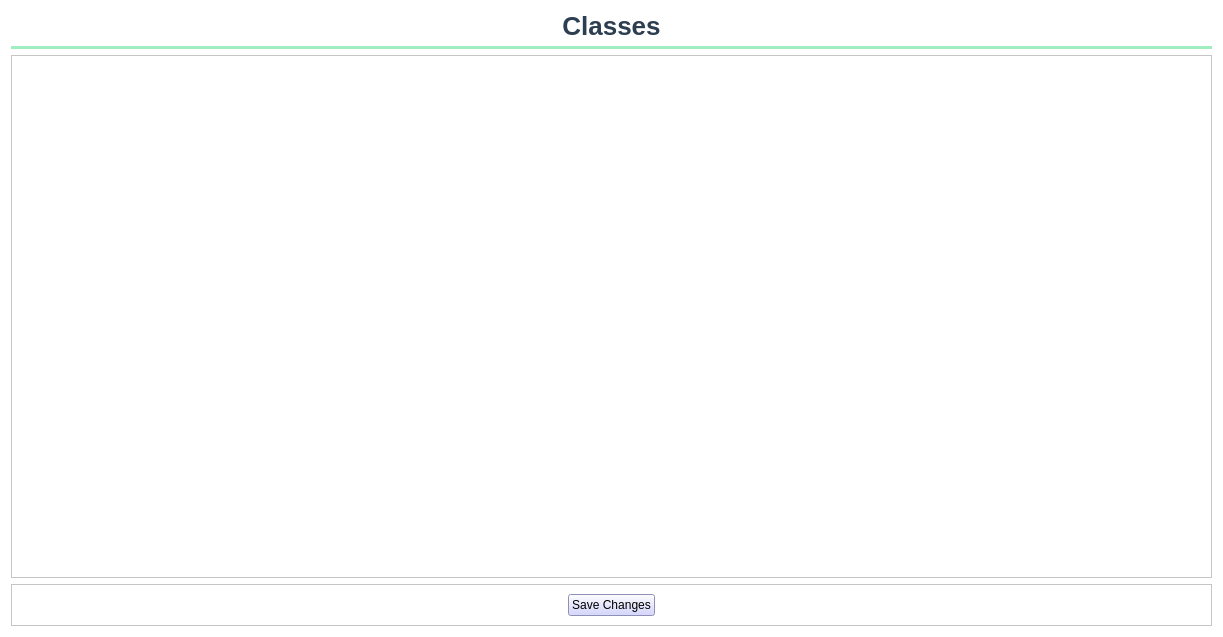
<?xml version="1.0" encoding="UTF-8"?>
<ui version="4.0">
 <class>td_classes</class>
 <widget class="QWidget" name="td_classes">
  <property name="geometry">
   <rect>
    <x>0</x>
    <y>0</y>
    <width>1223</width>
    <height>637</height>
   </rect>
  </property>
  <property name="windowTitle">
   <string>Form</string>
  </property>
  <property name="styleSheet">
   <string notr="true">background-color: rgb(255, 255, 255);</string>
  </property>
  <layout class="QVBoxLayout" name="verticalLayout">
   <item>
    <widget class="QLabel" name="label_2">
     <property name="styleSheet">
      <string notr="true">color: #2c3e50;
    font-size: 26px;
    font-weight: bold;
    font-family: &quot;Segoe UI&quot;;
    background-color: transparent;
    padding-bottom: 5px;
    border-bottom: 3px solid #a0eec0;</string>
     </property>
     <property name="text">
      <string>Classes</string>
     </property>
     <property name="alignment">
      <set>Qt::AlignmentFlag::AlignCenter</set>
     </property>
    </widget>
   </item>
   <item>
    <widget class="QTableWidget" name="tableWidget"/>
   </item>
   <item>
    <widget class="QFrame" name="frame">
     <property name="frameShape">
      <enum>QFrame::Shape::StyledPanel</enum>
     </property>
     <property name="frameShadow">
      <enum>QFrame::Shadow::Raised</enum>
     </property>
     <layout class="QHBoxLayout" name="horizontalLayout">
      <item>
       <spacer name="horizontalSpacer">
        <property name="orientation">
         <enum>Qt::Orientation::Horizontal</enum>
        </property>
        <property name="sizeHint" stdset="0">
         <size>
          <width>40</width>
          <height>20</height>
         </size>
        </property>
       </spacer>
      </item>
      <item>
       <widget class="QPushButton" name="saveChangesBtn">
        <property name="styleSheet">
         <string notr="true">background-color: rgb(199, 200, 255);
color: rgb(0, 0, 0);
font: 700 10pt &quot;Segoe UI&quot;;</string>
        </property>
        <property name="text">
         <string>Save Changes</string>
        </property>
       </widget>
      </item>
      <item>
       <spacer name="horizontalSpacer_2">
        <property name="orientation">
         <enum>Qt::Orientation::Horizontal</enum>
        </property>
        <property name="sizeHint" stdset="0">
         <size>
          <width>40</width>
          <height>20</height>
         </size>
        </property>
       </spacer>
      </item>
     </layout>
    </widget>
   </item>
  </layout>
 </widget>
 <resources/>
 <connections/>
</ui>
